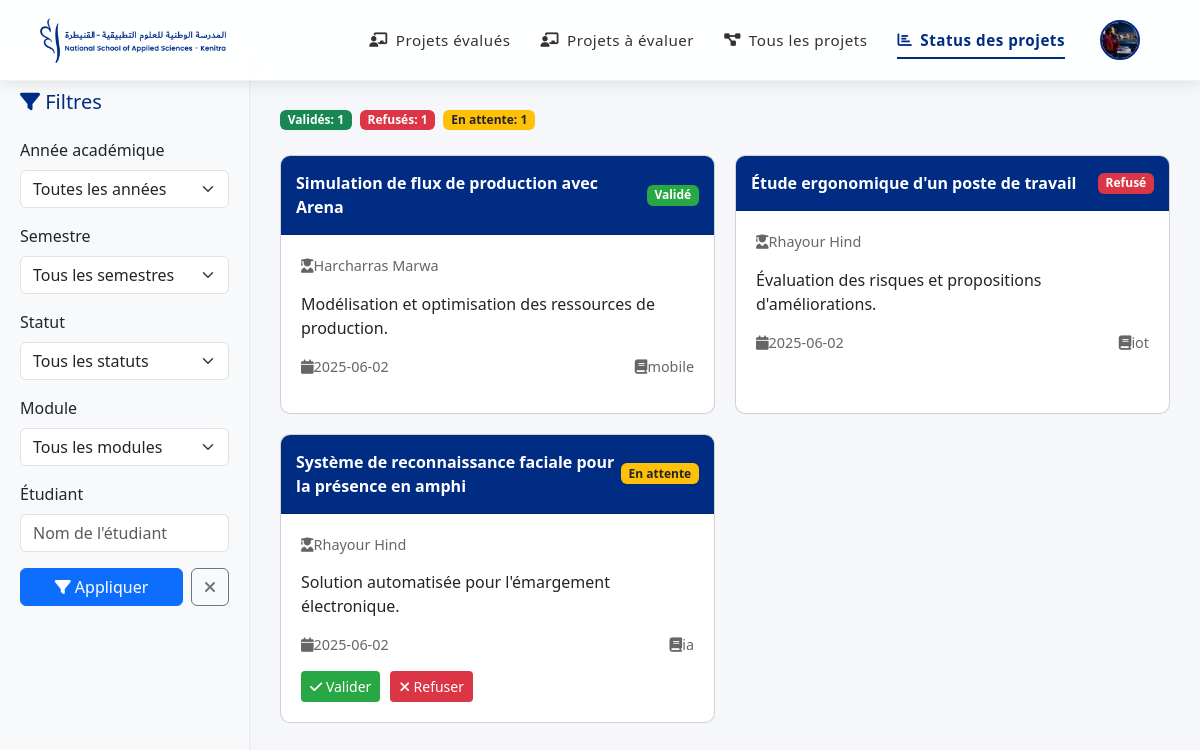
Screenshot of /prof/statu.php (signed in) with the database file from the repository.
### tables this page shows
CREATE TABLE `prof` (
  `ID_PROF` int(11) NOT NULL,
  `NOM` varchar(50) DEFAULT NULL,
  `PRENOM` varchar(50) DEFAULT NULL,
  `EMAIL` varchar(100) DEFAULT NULL,
  `DEPARTEMENT` varchar(100) DEFAULT NULL,
  `PASSWRD` varchar(255) DEFAULT NULL,
  `AVATAR` varchar(255) DEFAULT NULL,
  `IMG` varchar(255) DEFAULT NULL,
  `MOD_ENS` varchar(120) DEFAULT NULL,
  `POSTE` varchar(150) DEFAULT NULL,
  `GOOGLE_ID` varchar(255) DEFAULT NULL
);

CREATE TABLE `project` (
  `ID_PROJECT` int(11) NOT NULL,
  `NOM` varchar(100) DEFAULT NULL,
  `DESCRIPTION` text DEFAULT NULL,
  `TYPE` varchar(50) DEFAULT NULL,
  `CATEGORIE` varchar(100) DEFAULT NULL,
  `FICHIER` varchar(255) DEFAULT NULL,
  `FILE1` varchar(255) DEFAULT NULL,
  `FILE2` varchar(255) DEFAULT NULL,
  `FILE3` varchar(255) DEFAULT NULL,
  `AIMER` int(11) DEFAULT NULL,
  `CLAP` int(11) DEFAULT NULL,
  `SUPPORT` int(11) DEFAULT NULL,
  `NOTE` decimal(4,2) DEFAULT NULL,
  `STATUT_STU` varchar(50) DEFAULT NULL,
  `COMENTS` text DEFAULT NULL,
  `IMG` varchar(255) DEFAULT NULL,
  `ID_PROF` int(11) DEFAULT NULL,
  `APOGEE` int(11) DEFAULT NULL,
  `DATE_DEP` date DEFAULT NULL,
  `SEMESTRE` varchar(100) DEFAULT NULL,
  `TECHNOLOGIE` varchar(500) DEFAULT NULL,
  `etat` varchar(120) DEFAULT NULL,
  `STATUT` varchar(100) DEFAULT NULL
);

CREATE TABLE `student` (
  `APOGEE` int(11) NOT NULL,
  `NOM` varchar(50) DEFAULT NULL,
  `PRENOM` varchar(50) DEFAULT NULL,
  `EMAIL_INST` varchar(100) DEFAULT NULL,
  `PASSWRD` varchar(255) DEFAULT NULL,
  `FILIERE` varchar(50) DEFAULT NULL,
  `NIV` varchar(20) DEFAULT NULL,
  `AVATAR` varchar(255) DEFAULT NULL,
  `IMG` varchar(255) DEFAULT NULL,
  `GOOGLE_ID` varchar(255) DEFAULT NULL
);

### prof/statu.php (the view, shortened to what this page needs)
<?php
require_once '../base_donnees/pdo.php';
$prof_id = $_SESSION['ID_PROF'];
function getInitials($nom, $prenom) {
    $initials = '';
    if (!empty($nom)) $initials .= mb_substr($nom, 0, 1, 'UTF-8');
    if (!empty($prenom)) $initials .= mb_substr($prenom, 0, 1, 'UTF-8');
    return strtoupper($initials);
}
try {
    $stmt = $db->prepare("SELECT * FROM prof WHERE ID_PROF = ?");
    $stmt->execute([$prof_id]);
    $prof = $stmt->fetch();
    $prof_initials = getInitials($prof['NOM'], $prof['PRENOM']);
} catch (Exception $e) {
    error_log("Error fetching professor: " . $e->getMessage());
    $_SESSION['error'] = "Erreur lors de la récupération des données";
    header("Location: loginp.php");
    exit();
}
try {
    $sql = "SELECT s.NOM AS Etudiant_Nom, s.PRENOM AS Etudiant_Prenom, p.NOTE, p.CATEGORIE,
           p.COMENTS, p.NOM AS Projet_Nom, p.DESCRIPTION, p.TYPE, p.DATE_DEP, p.SEMESTRE,
           p.ID_PROJECT, p.STATUT, p.etat
           FROM PROJECT p
           JOIN STUDENT s ON p.APOGEE = s.APOGEE
           WHERE p.ID_PROF = :prof_id";
$params = [':prof_id' => $prof_id];
    $stmt = $db->prepare($sql);
    foreach ($params as $key => $value) {
        $stmt->bindValue($key, $value);
    }
    $stmt->execute();
    $projects = $stmt->fetchAll(PDO::FETCH_ASSOC);
} catch(PDOException $e) {
    error_log("Project query error: " . $e->getMessage());
    $projects = [];
    $_SESSION['error'] = "Erreur lors de la récupération des projets";
}
?>
<!DOCTYPE html>
<html lang="en">
<head>
    <link href="https://cdn.jsdelivr.net/npm/bootstrap@5.3.0/dist/css/bootstrap.min.css" rel="stylesheet">
    <link rel="stylesheet" href="https://cdnjs.cloudflare.com/ajax/libs/font-awesome/6.4.0/css/all.min.css">
</head>
<body>
   <div class="nav-container">
    <div class="nav-logo">
        <img src="../images/zmr.png" alt="Logo ZMR">
    </div>
    <ul class="nav-menu" id="navMenu">
        <li ><a href="acceuil.php"><i class="fas fa-chalkboard-teacher"></i> Projets évalués</a></li>
        <li><a href="evaluer.php"><i class="fas fa-chalkboard-teacher"></i> Projets à évaluer</a></li>
        <li><a href="tous_projets.php"><i class="fas fa-project-diagram"></i> Tous les projets</a></li>
        <li class="active"><a href="statu.php"><i class="fas fa-chart-bar"></i>Status des projets</a></li>
    </ul>
      <div class="profile-section">
    <button class="profile-btn" id="profileBtn">
        <?php if(!empty($prof['IMG']) && file_exists($prof['IMG'])): ?>
            <img src="<?= htmlspecialchars($prof['IMG']) ?>" alt="Profile" class="profile-pic">
        <?php else: ?>
            <div class="initials-avatar"><?= $prof_initials ?></div>
        <?php endif; ?>
    </button>
        </div>
    </div>
    <div class="sidebar">
        <h5 class="mb-4" style="color: var(--primary-color);"><i class="fas fa-filter"></i> Filtres</h5>
        <form id="filterForm" method="GET" action="">
             <div class="mb-3">
                <label class="form-label">Année académique</label>
                <select class="form-select" name="annee" id="annee">
                    <option value="">Toutes les années</option>
                </select>
            </div>
            <div class="mb-3">
                <label class="form-label">Semestre</label>
                <select class="form-select" name="semestre" id="semestre">
                    <option value="">Tous les semestres</option>
                </select>
            </div>
            <div class="mb-3">
                <label class="form-label">Statut</label>
                <select class="form-select" name="statut" id="statut">
                    <option value="">Tous les statuts</option>
                </select>
            </div>
           <div class="mb-3">
                <label class="form-label">Module</label>
                <select class="form-select" name="module" id="module">
                    <option value="">Tous les modules</option>
                </select>
            </div>
            <div class="mb-3">
                <label class="form-label">Étudiant</label>
                <input type="text" class="form-control" name="etudiant" id="etudiant" placeholder="Nom de l'étudiant"
                       value="<?php echo !empty($_GET['etudiant']) ? htmlspecialchars($_GET['etudiant']) : ''; ?>">
            </div>
            <div class="d-flex gap-2">
                <button type="submit" class="btn btn-primary flex-grow-1"><i class="fas fa-filter"></i> Appliquer</button>
                <a href="statu.php" class="btn btn-outline-secondary"><i class="fas fa-times"></i></a>
            </div>
        </form>
    </div>
    <div class="main-content">
        <div class="projects-header">
            <div class="d-flex gap-2">
                <span class="badge bg-success">Validés: <?php echo count(array_filter($projects, function($p) { return $p['etat'] === 'V'; })); ?></span>
                <span class="badge bg-danger">Refusés: <?php echo count(array_filter($projects, function($p) { return $p['etat'] === 'R'; })); ?></span>
                <span class="badge bg-warning text-dark">En attente: <?php echo count(array_filter($projects, function($p) { return empty($p['etat']) || $p['etat'] === null; })); ?></span>
            </div>
        </div>
   <div class="projects-grid">
    <?php
    if (count($projects) > 0) {
        foreach($projects as $row) {
            $statusClass = '';
            $statusText = 'En attente';
            if ($row['etat'] === 'V') {
                $statusClass = 'badge-validated';
                $statusText = 'Validé';
            } elseif ($row['etat'] === 'R') {
                $statusClass = 'badge-rejected';
                $statusText = 'Refusé';
            } else {
                $statusClass = 'badge-pending';
            }
    ?>
    <div class="card project-card">
        <div class="card-header d-flex justify-content-between align-items-center">
            <?php echo htmlspecialchars($row['Projet_Nom']); ?>
            <span class="badge <?php echo $statusClass; ?>"><?php echo $statusText; ?></span>
        </div>
        <div class="card-body">
            <div class="project-meta">
                <span><i class="fas fa-user-graduate mr-2"></i><?php echo htmlspecialchars($row['Etudiant_Nom'] . ' ' . $row['Etudiant_Prenom']); ?></span>
            </div>
            <p><?php echo htmlspecialchars($row['DESCRIPTION']); ?></p>
            <div class="project-meta">
                <span><i class="fas fa-calendar mr-2"></i><?php echo htmlspecialchars($row['DATE_DEP']); ?></span>
                <span><i class="fas fa-book mr-2"></i><?php echo htmlspecialchars($row['CATEGORIE']); ?></span>
            </div>
            <?php if (empty($row['etat']) || $row['etat'] === null) { ?>
                <form method="POST" class="status-actions">
                    <button type="submit" name="action" value="V" class="btn btn-sm btn-validate"><i class="fas fa-check mr-1"></i> Valider</button>
                    <button type="submit" name="action" value="R" class="btn btn-sm btn-reject"><i class="fas fa-times mr-1"></i> Refuser</button>
                </form>
            <?php } ?>
        </div>
    </div>
    <?php
        }
    } else { ?>
              <div class="alert alert-info">
                    Aucun projet trouvé.
                </div>
   <?php }
    ?>
</div>
</div>
</body>
</html>

### prof/statu.php (style rules this page uses)
body { font-family: 'Segoe UI', Tahoma, Geneva, Verdana, sans-serif; overflow-x: hidden; background-color: #f5f7fa; transition: all 0.3s ease; }
.profile-section { position: relative; }
.profile-btn { display: flex; align-items: center; background: none; border: none; cursor: pointer; padding: 5px; border-radius: 50%; transition: all 0.3s ease; }
.nav-container { position: fixed; top: 0; left: 0; right: 0; z-index: 1030; display: flex; justify-content: space-between; align-items: center; padding: 15px 40px; background: rgba(255, 255, 255, 0.9); box-shadow: 0 2px 15px rgba(0, 0, 0, 0.1); backdrop-filter: blur(5px); border-bottom: 1px solid rgba(0, 0, 0, 0.05); }
.nav-logo { margin-right: auto; }
.nav-logo img { height: 45px; transition: transform 0.3s ease; }
.nav-menu { display: flex; list-style: none; margin: 0; padding: 0; align-items: center; }
.nav-menu li { margin-left: 30px; position: relative; }
.nav-menu a { color: #333; text-decoration: none; font-weight: 500; font-size: 0.95rem; letter-spacing: 0.5px; padding: 8px 0; transition: all 0.3s ease; display: flex; align-items: center; }
.nav-menu a i { margin-right: 8px; font-size: 0.9rem; }
.nav-menu a::after { content: ''; position: absolute; width: 0; height: 2px; background: #002c84; bottom: 0; left: 0; transition: width 0.3s ease; }
.nav-menu .active a { color: #002c84; font-weight: 600; }
.nav-menu .active a::after { width: 100%; }
.profile-section { display: flex; align-items: center; margin-left: 30px; }
.profile-pic { width: 40px; height: 40px; border-radius: 50%; object-fit: cover; margin-right: 15px; cursor: pointer; border: 2px solid #002c84; }
.sidebar { background-color: #f8f9fa; padding: 30px 20px; height: 100vh; position: fixed; top: 60px; width: 250px; border-right: 1px solid #eaeaea; box-shadow: 2px 0 10px rgba(0, 0, 0, 0.02); transition: all 0.3s ease; }
.main-content { margin-left: 250px; padding: 30px; margin-top: 80px; }
.projects-header { display: flex; justify-content: space-between; align-items: center; margin-bottom: 25px; }
.projects-grid { display: grid; grid-template-columns: repeat(auto-fill, minmax(300px, 1fr)); gap: 20px; }
.project-card { border-radius: 10px; overflow: hidden; transition: transform 0.3s ease, box-shadow 0.3s ease; }
.project-card .card-header { background-color: #002c84; color: white; padding: 15px; font-weight: 600; }
.card-header { background-color: var(--primary-color); color: rgb(52, 55, 59); font-weight: bold; padding: 15px; }
.project-card .card-body { padding: 20px; }
:root { --primary-color: #002c84; }
.project-meta { display: flex; justify-content: space-between; margin-bottom: 15px; font-size: 0.9rem; color: #666; }
.status-actions { display: flex; gap: 10px; margin-top: 15px; }
.badge-validated { background-color: #28a745; color: white; }
.badge-rejected { background-color: #dc3545; color: white; }
.badge-pending { background-color: #ffc107; color: #212529; }
.btn-validate { background-color: #28a745; color: white; }
.btn-reject { background-color: #dc3545; color: white; }
.nav-container { display: flex; justify-content: space-between; align-items: center; flex-wrap: wrap; }
.nav-logo { order: 0; }

### rows the page displays
prof: IMG (picture)
project: NOM "Simulation de flux de production avec Arena", etat "Validé", APOGEE.PRENOM "Harcharras Marwa", DESCRIPTION "Modélisation et optimisation des ressources de production.", DATE_DEP "2025-06-02", CATEGORIE "mobile"
project: NOM "Étude ergonomique d'un poste de travail", etat "Refusé", APOGEE.PRENOM "Rhayour Hind", DESCRIPTION "Évaluation des risques et propositions d'améliorations.", DATE_DEP "2025-06-02", CATEGORIE "iot"
project: NOM "Système de reconnaissance faciale pour la présence en amphi", statusText "En attente", APOGEE.PRENOM "Rhayour Hind", DESCRIPTION "Solution automatisée pour l'émargement électronique.", DATE_DEP "2025-06-02", CATEGORIE "ia"
